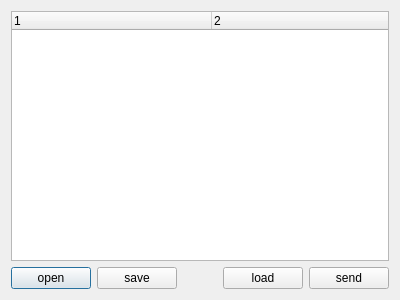
<?xml version="1.0" encoding="UTF-8"?>
<ui version="4.0">
 <class>QRobotConfigDialog</class>
 <widget class="QDialog" name="QRobotConfigDialog">
  <property name="geometry">
   <rect>
    <x>0</x>
    <y>0</y>
    <width>400</width>
    <height>300</height>
   </rect>
  </property>
  <property name="windowTitle">
   <string>Dialog</string>
  </property>
  <layout class="QVBoxLayout" name="verticalLayout">
   <item>
    <widget class="QTreeWidget" name="treeWidget">
     <property name="frameShape">
      <enum>QFrame::StyledPanel</enum>
     </property>
     <property name="frameShadow">
      <enum>QFrame::Sunken</enum>
     </property>
     <property name="columnCount">
      <number>2</number>
     </property>
     <attribute name="headerDefaultSectionSize">
      <number>200</number>
     </attribute>
     <column>
      <property name="text">
       <string notr="true">1</string>
      </property>
     </column>
     <column>
      <property name="text">
       <string notr="true">2</string>
      </property>
     </column>
    </widget>
   </item>
   <item>
    <layout class="QHBoxLayout" name="horizontalLayout">
     <item>
      <widget class="QPushButton" name="open_pushButton">
       <property name="text">
        <string>open</string>
       </property>
      </widget>
     </item>
     <item>
      <widget class="QPushButton" name="save_pushButton">
       <property name="text">
        <string>save</string>
       </property>
      </widget>
     </item>
     <item>
      <spacer name="horizontalSpacer">
       <property name="orientation">
        <enum>Qt::Horizontal</enum>
       </property>
       <property name="sizeHint" stdset="0">
        <size>
         <width>40</width>
         <height>20</height>
        </size>
       </property>
      </spacer>
     </item>
     <item>
      <widget class="QPushButton" name="load_pushButton">
       <property name="text">
        <string>load</string>
       </property>
      </widget>
     </item>
     <item>
      <widget class="QPushButton" name="send_pushButton">
       <property name="text">
        <string>send</string>
       </property>
      </widget>
     </item>
    </layout>
   </item>
  </layout>
 </widget>
 <resources/>
 <connections/>
</ui>
